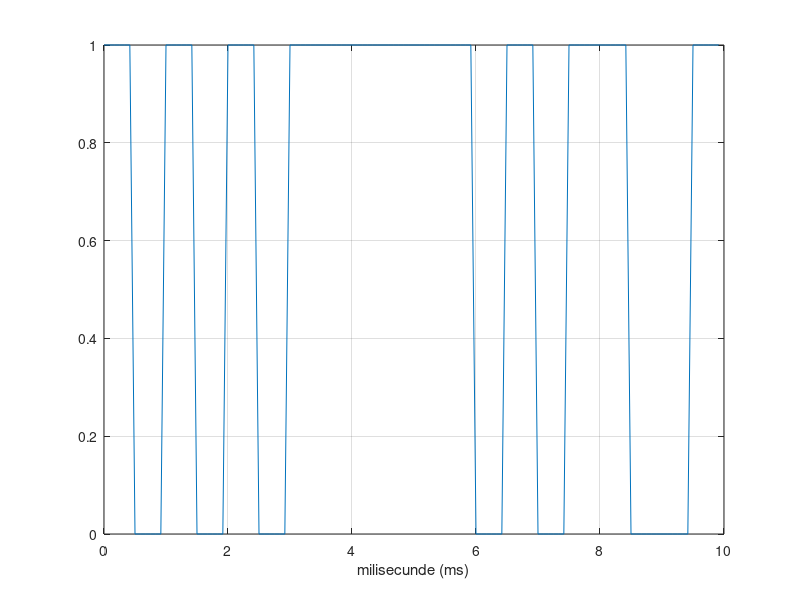
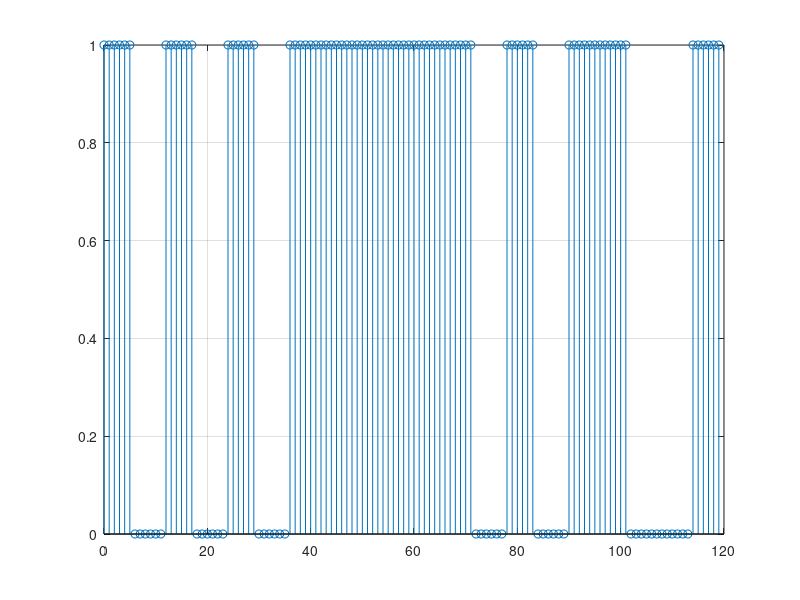

The MATLAB source for these figures, in order:
%E6
F0 = 2000 ; % Frecventa este 1/Perioada
Fs = 12000; % Frecventa de esantionare 
% In 10 ms cu 0.5 ms pe bit vom aveam 10/0.5 = 20 de biti
A=zeros(1,20); % Vector care contine 20 de biti momentan cu zerouri
for i=1:20
   A(i)=randi([0,1]); % cu ajutorul functiei randi se atributie aleator o
   % valoare de 0 sau 1
end

% Fiecarui bit ii vor corespunde un numar de Fs/F0 esantioane
Esant_bit= Fs/F0;

% Numar de esantioane N=10ms*12kHz 

N = 10*12;
for i=1:N
    s(i)= A(floor(i/Esant_bit+1-0.001)); % Semnalul este format astfel:
    % fiecarui bit ii sunt atribuite 6 esantioane, iar valoarea de 0.001 am
    % folosit-o pentru a nu exista probleme la depasirea indexului
    % vectorilor
end
    
t=0:1/12:10-1/12;
figure(1) % semnalul continuu in timp 
plot (t,s),xlabel('milisecunde (ms)'),grid 

n = 0:N-1;
figure(2) % semnalul discret in functie de n
stem (n,s), grid

%% % Cel de-al x-lea esantion apartine bitului y astfel: catul impartirii lui x la Esant_bit este y 